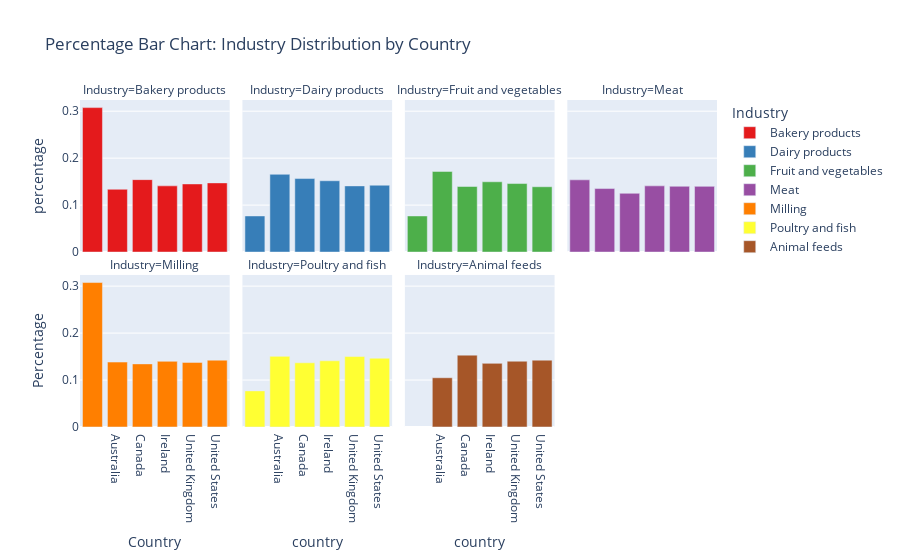

This figure's notebook cell:
### Markdown cell above
# Some Interactive Graphics

### Code cell
# Creating a new DataFrame for graphics
data_graphics = df_contacts
# Changing column name for easier visualization
data_graphics.rename(columns={'original_industry': 'Industry'}, inplace=True)

# Calculate the percentage of each original industry within each country
df_percentage = data_graphics.groupby(['country', 'Industry']).size().groupby(level=0).apply(lambda x: x / x.sum()).reset_index(name='percentage')

# Create a bar chart to show the percentage distribution of original industries by country
fig = px.bar(df_percentage, x='country', y='percentage', color='Industry', 
             title='Percentage Bar Chart: Industry Distribution by Country',
             facet_col='Industry', facet_col_wrap=4,
             color_discrete_sequence=px.colors.qualitative.Set1)

fig.update_layout(xaxis_title='Country', yaxis_title='Percentage')

# Show the plot
fig.show()

### Figure 1 — Plotly figure (JSON) as saved in the notebook; plotly's stock layout.template omitted (floating-point values rounded to 4 significant figures)
{"data": [{"alignmentgroup": "True", "hovertemplate": "Industry=Bakery products<br>country=%{x}<br>percentage=%{y}<extra></extra>", "legendgroup": "Bakery products", "marker": {"color": "rgb(228,26,28)", "pattern": {"shape": ""}}, "name": "Bakery products", "offsetgroup": "Bakery products", "orientation": "v", "showlegend": true, "textposition": "auto", "type": "bar", "x": ["", "Australia", "Canada", "Ireland", "United Kingdom", "United States"], "xaxis": "x5", "y": [0.3077, 0.1337, 0.1542, 0.141, 0.1451, 0.1473], "yaxis": "y5"}, {"alignmentgroup": "True", "hovertemplate": "Industry=Dairy products<br>country=%{x}<br>percentage=%{y}<extra></extra>", "legendgroup": "Dairy products", "marker": {"color": "rgb(55,126,184)", "pattern": {"shape": ""}}, "name": "Dairy products", "offsetgroup": "Dairy products", "orientation": "v", "showlegend": true, "textposition": "auto", "type": "bar", "x": ["", "Australia", "Canada", "Ireland", "United Kingdom", "United States"], "xaxis": "x6", "y": [0.07692, 0.1657, 0.1566, 0.1519, 0.141, 0.1424], "yaxis": "y6"}, {"alignmentgroup": "True", "hovertemplate": "Industry=Fruit and vegetables<br>country=%{x}<br>percentage=%{y}<extra></extra>", "legendgroup": "Fruit and vegetables", "marker": {"color": "rgb(77,175,74)", "pattern": {"shape": ""}}, "name": "Fruit and vegetables", "offsetgroup": "Fruit and vegetables", "orientation": "v", "showlegend": true, "textposition": "auto", "type": "bar", "x": ["", "Australia", "Canada", "Ireland", "United Kingdom", "United States"], "xaxis": "x7", "y": [0.07692, 0.1717, 0.1397, 0.1497, 0.1459, 0.1391], "yaxis": "y7"}, {"alignmentgroup": "True", "hovertemplate": "Industry=Meat<br>country=%{x}<br>percentage=%{y}<extra></extra>", "legendgroup": "Meat", "marker": {"color": "rgb(152,78,163)", "pattern": {"shape": ""}}, "name": "Meat", "offsetgroup": "Meat", "orientation": "v", "showlegend": true, "textposition": "auto", "type": "bar", "x": ["", "Australia", "Canada", "Ireland", "United Kingdom", "United States"], "xaxis": "x8", "y": [0.1538, 0.1353, 0.1251, 0.141, 0.1401, 0.1399], "yaxis": "y8"}, {"alignmentgroup": "True", "hovertemplate": "Industry=Milling<br>country=%{x}<br>percentage=%{y}<extra></extra>", "legendgroup": "Milling", "marker": {"color": "rgb(255,127,0)", "pattern": {"shape": ""}}, "name": "Milling", "offsetgroup": "Milling", "orientation": "v", "showlegend": true, "textposition": "auto", "type": "bar", "x": ["", "Australia", "Canada", "Ireland", "United Kingdom", "United States"], "xaxis": "x", "y": [0.3077, 0.1383, 0.1345, 0.1399, 0.1376, 0.1424], "yaxis": "y"}, {"alignmentgroup": "True", "hovertemplate": "Industry=Poultry and fish<br>country=%{x}<br>percentage=%{y}<extra></extra>", "legendgroup": "Poultry and fish", "marker": {"color": "rgb(255,255,51)", "pattern": {"shape": ""}}, "name": "Poultry and fish", "offsetgroup": "Poultry and fish", "orientation": "v", "showlegend": true, "textposition": "auto", "type": "bar", "x": ["", "Australia", "Canada", "Ireland", "United Kingdom", "United States"], "xaxis": "x2", "y": [0.07692, 0.1505, 0.1368, 0.141, 0.1501, 0.1465], "yaxis": "y2"}, {"alignmentgroup": "True", "hovertemplate": "Industry=Animal feeds<br>country=%{x}<br>percentage=%{y}<extra></extra>", "legendgroup": "Animal feeds", "marker": {"color": "rgb(166,86,40)", "pattern": {"shape": ""}}, "name": "Animal feeds", "offsetgroup": "Animal feeds", "orientation": "v", "showlegend": true, "textposition": "auto", "type": "bar", "x": ["Australia", "Canada", "Ireland", "United Kingdom", "United States"], "xaxis": "x3", "y": [0.1049, 0.1531, 0.1355, 0.1401, 0.1424], "yaxis": "y3"}], "layout": {"annotations": [{"font": {}, "showarrow": false, "text": "Industry=Milling", "x": 0.1175, "xanchor": "center", "xref": "paper", "y": 0.465, "yanchor": "bottom", "yref": "paper"}, {"font": {}, "showarrow": false, "text": "Industry=Poultry and fish", "x": 0.3725, "xanchor": "center", "xref": "paper", "y": 0.465, "yanchor": "bottom", "yref": "paper"}, {"font": {}, "showarrow": false, "text": "Industry=Animal feeds", "x": 0.6275, "xanchor": "center", "xref": "paper", "y": 0.465, "yanchor": "bottom", "yref": "paper"}, {"font": {}, "showarrow": false, "text": "Industry=Bakery products", "x": 0.1175, "xanchor": "center", "xref": "paper", "y": 1.0, "yanchor": "bottom", "yref": "paper"}, {"font": {}, "showarrow": false, "text": "Industry=Dairy products", "x": 0.3725, "xanchor": "center", "xref": "paper", "y": 1.0, "yanchor": "bottom", "yref": "paper"}, {"font": {}, "showarrow": false, "text": "Industry=Fruit and vegetables", "x": 0.6275, "xanchor": "center", "xref": "paper", "y": 1.0, "yanchor": "bottom", "yref": "paper"}, {"font": {}, "showarrow": false, "text": "Industry=Meat", "x": 0.8825, "xanchor": "center", "xref": "paper", "y": 1.0, "yanchor": "bottom", "yref": "paper"}], "barmode": "relative", "legend": {"title": {"text": "Industry"}, "tracegroupgap": 0}, "title": {"text": "Percentage Bar Chart: Industry Distribution by Country"}, "xaxis": {"anchor": "y", "domain": [0, 0.235], "title": {"text": "Country"}}, "xaxis2": {"anchor": "y2", "domain": [0.255, 0.49], "matches": "x", "title": {"text": "country"}}, "xaxis3": {"anchor": "y3", "domain": [0.51, 0.745], "matches": "x", "title": {"text": "country"}}, "xaxis4": {"anchor": "y4", "domain": [0.765, 1.0], "matches": "x", "title": {"text": "country"}}, "xaxis5": {"anchor": "y5", "domain": [0, 0.235], "matches": "x", "showticklabels": false}, "xaxis6": {"anchor": "y6", "domain": [0.255, 0.49], "matches": "x", "showticklabels": false}, "xaxis7": {"anchor": "y7", "domain": [0.51, 0.745], "matches": "x", "showticklabels": false}, "xaxis8": {"anchor": "y8", "domain": [0.765, 1.0], "matches": "x", "showticklabels": false}, "yaxis": {"anchor": "x", "domain": [0, 0.465], "title": {"text": "Percentage"}}, "yaxis2": {"anchor": "x2", "domain": [0, 0.465], "matches": "y", "showticklabels": false}, "yaxis3": {"anchor": "x3", "domain": [0, 0.465], "matches": "y", "showticklabels": false}, "yaxis4": {"anchor": "x4", "domain": [0, 0.465], "matches": "y", "showticklabels": false}, "yaxis5": {"anchor": "x5", "domain": [0.535, 1.0], "matches": "y", "title": {"text": "percentage"}}, "yaxis6": {"anchor": "x6", "domain": [0.535, 1.0], "matches": "y", "showticklabels": false}, "yaxis7": {"anchor": "x7", "domain": [0.535, 1.0], "matches": "y", "showticklabels": false}, "yaxis8": {"anchor": "x8", "domain": [0.535, 1.0], "matches": "y", "showticklabels": false}}}
